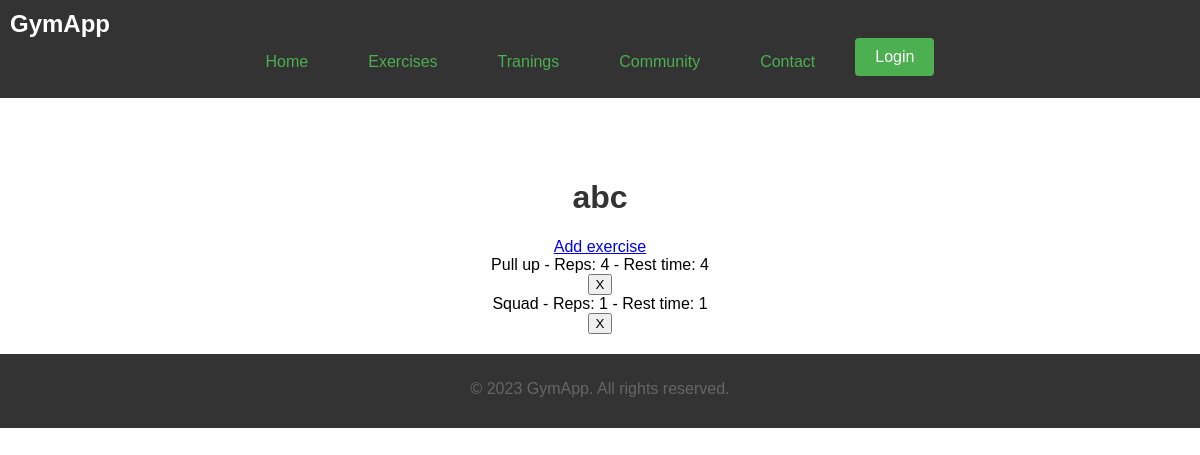
/tranings/2, run on an earlier commit of the app's database.
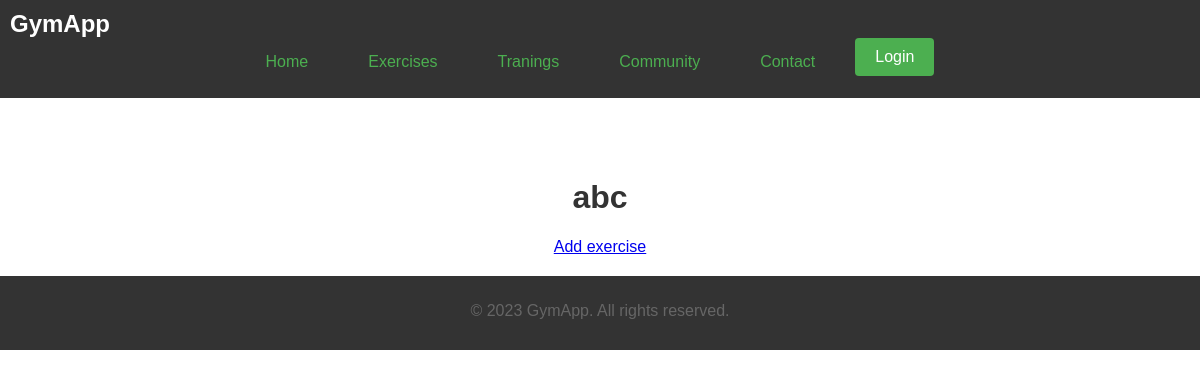
And on a later commit of the database.
### exercise/models.py (models this page shows, shortened)
class Traning(models.Model):
    name = models.CharField(max_length=200)
    user = models.ForeignKey(User, on_delete=models.CASCADE)
    workout = models.ManyToManyField(Reps)

class Reps(models.Model):
    exercise = models.ForeignKey(Exercise, on_delete=models.CASCADE)
    reps = models.PositiveIntegerField()
    rest = models.PositiveIntegerField()
    def __str__(self):
        return f"{self.exercise.name} - Reps: {self.reps} - Rest time: {self.rest}"

class Exercise(models.Model):
    name = models.CharField(max_length=200)
    description = models.TextField(max_length=2000, blank=True, null=True)
    muscle = models.ManyToManyField(MuscleGroup)
    isRepEx = models.BooleanField(default=True)
    isAccepted = models.BooleanField(default=False)

### exercise/views.py (the view)
# urls.py: path('tranings/<str:pk>', views.traning, name='traning'),
def traning(request, pk):
    traning = Traning.objects.get(id=pk)
    context = {'traning':traning}
    return render(request, 'traningg.html', context)

### exercise/templates/traningg.html (shortened to what this page needs)
{% extends 'main.html' %}
{% block content %}
    <h1>{{ traning.name }}</h1>
    <a href="{% url 'addexercise' traning.id%}">Add exercise</a>
        {% for workout in traning.workout.all %}
        <div>
            {{ workout }} <form method="post" action="{% url 'deleteExercise' traning.id workout.id %}">
                <input type="submit" value="X">
            </form>
        </div>
        {% endfor %}
{% endblock content %}

### templates/main.html (shortened to what this page needs)
{% load static %}
<!DOCTYPE html>
<html>
<head>
  <link rel="stylesheet" type="text/css" href="{% static 'css/style.css' %}"/>
</head>
<body>
  <header>
    <div class="logo">GymApp</div>
    <nav>
      {% include 'navbar.html' %}
    </nav>
  </header>
  <div class="content">
      {% block content %}
      {% endblock content %}
  </div>
  <footer>
    <p>&copy; 2023 GymApp. All rights reserved.</p>
  </footer>
</body>
</html>

### templates/navbar.html
<ul class="main-menu">
    <li><a href="{% url 'home' %}">Home</a></li>
    <li><a href="{% url 'exercise' %}">Exercises</a></li>
    <li><a href="{% url 'tranings' %}">Tranings</a></li>
    <li><a href="#">Community</a></li>
    <li><a href="#">Contact</a></li>
    <li>
        {% if request.user.is_authenticated %}
        <a class="btn" href="{% url 'logout' %} ">Logout</a>
        {% else %}
        <a class="btn" href="{% url 'login' %}">Login</a>
        {% endif %}
    </li>
</ul>

### static/css/style.css (style rules this page uses)
body { font-family: Arial, sans-serif; margin: 0; padding: 0; }
header { background-color: #333; color: #fff; padding: 10px; }
.logo { font-size: 24px; font-weight: bold; }
nav { background-color: #333; height: 50px; }
nav ul { list-style-type: none; margin: 0; padding: 0; display: flex; justify-content: center; }
nav ul.main-menu li { margin-right: 20px; }
nav ul li a, ul.additional-menu li a { display: block; padding: 15px 20px; color: #4caf50; text-decoration: none; }
.content { text-align: center; margin-top: 40px; padding: 20px; }
h1 { color: #333; }
p { color: #666; margin-bottom: 20px; }
.btn { display: inline-block; padding: 10px 20px; background-color: #4caf50; color: white; text-decoration: none; border-radius: 4px; }
footer { background-color: #333; color: #fff; padding: 10px; text-align: center; }

What changed in the data, as far as the page shows it:
removed Reps: exercise+reps+rest "Pull up - Reps: 4 - Rest time: 4"
removed Reps: exercise+reps+rest "Squad - Reps: 1 - Rest time: 1"
